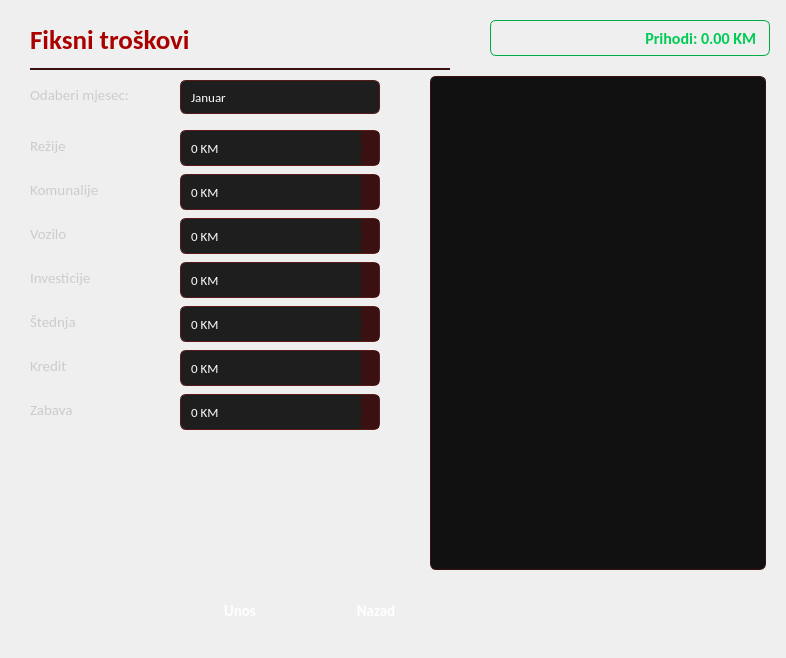
<?xml version="1.0" encoding="UTF-8"?>
<ui version="4.0">
 <class>fiksniTroskovi</class>
 <widget class="QDialog" name="fiksniTroskovi">
  <property name="geometry">
   <rect>
    <x>0</x>
    <y>0</y>
    <width>786</width>
    <height>658</height>
   </rect>
  </property>
  <property name="windowTitle">
   <string>Fiksni troškovi</string>
  </property>
  <property name="styleSheet">
   <string notr="true">
QDialog, QWidget {
    background: qlineargradient(x1:0, y1:0, x2:0, y2:1,
                                stop:0 #1a1a1a, stop:1 #000000);
}
QLabel {
    color: #cccccc;
    font-family: Calibri;
    font-size: 11pt;
    background: transparent;
}
QComboBox {
    background-color: #1e1e1e;
    color: #ffffff;
    border: 1px solid #5a1a1a;
    border-radius: 6px;
    padding: 4px 10px;
    font-family: Calibri;
    font-size: 10pt;
    min-height: 24px;
}
QComboBox:focus {
    border: 1px solid #b33a3a;
}
QComboBox::drop-down {
    border: none;
    width: 20px;
}
QComboBox QAbstractItemView {
    background-color: #1e1e1e;
    color: #ffffff;
    border: 1px solid #5a1a1a;
    selection-background-color: #b33a3a;
    outline: none;
}
QSpinBox {
    background-color: #1e1e1e;
    color: #ffffff;
    border: 1px solid #5a1a1a;
    border-radius: 6px;
    padding: 4px 8px;
    font-family: Calibri;
    font-size: 10pt;
    min-height: 26px;
}
QSpinBox:focus {
    border: 1px solid #b33a3a;
}
QSpinBox::up-button, QSpinBox::down-button {
    background-color: #3a1010;
    border: none;
    width: 18px;
    border-radius: 3px;
}
QSpinBox::up-button:hover, QSpinBox::down-button:hover {
    background-color: #b33a3a;
}
QPushButton {
    background: qlineargradient(x1:0, y1:0, x2:0, y2:1,
                                stop:0 #7a1f1f, stop:1 #b33a3a);
    color: white;
    border: none;
    border-radius: 8px;
    padding: 8px 16px;
    font-family: Calibri;
    font-size: 11pt;
    font-weight: bold;
}
QPushButton:hover {
    background: qlineargradient(x1:0, y1:0, x2:0, y2:1,
                                stop:0 #8a2323, stop:1 #c14444);
}
QPushButton:pressed {
    background: qlineargradient(x1:0, y1:0, x2:0, y2:1,
                                stop:0 #5c1515, stop:1 #8a2323);
}
QTableView {
    background-color: #111111;
    alternate-background-color: #1a1a1a;
    color: #e0e0e0;
    gridline-color: #2a2a2a;
    border: 1px solid #3a1010;
    border-radius: 6px;
    font-family: Calibri;
    font-size: 10pt;
    selection-background-color: #b33a3a;
    selection-color: white;
    outline: none;
}
QTableView::item {
    padding: 4px 8px;
    border: none;
}
QHeaderView::section {
    background-color: #2a0a0a;
    color: #ffffff;
    font-family: Calibri;
    font-size: 10pt;
    font-weight: bold;
    padding: 6px;
    border: none;
    border-bottom: 2px solid #b33a3a;
    border-right: 1px solid #1a1a1a;
}
QScrollBar:vertical {
    background: #111111;
    width: 10px;
    border-radius: 5px;
}
QScrollBar::handle:vertical {
    background: #b33a3a;
    border-radius: 5px;
    min-height: 20px;
}
QScrollBar::add-line:vertical, QScrollBar::sub-line:vertical { height: 0; }
   </string>
  </property>
  <widget class="QLabel" name="label">
   <property name="geometry">
    <rect>
     <x>30</x>
     <y>20</y>
     <width>360</width>
     <height>40</height>
    </rect>
   </property>
   <property name="styleSheet">
    <string notr="true">
QLabel {
    color: rgb(170,0,0);
    font-family: Calibri;
    font-size: 20pt;
    font-weight: bold;
    background: transparent;
}
    </string>
   </property>
   <property name="text">
    <string>Fiksni troškovi</string>
   </property>
  </widget>
  <widget class="QLabel" name="lblPrihodi">
   <property name="geometry">
    <rect>
     <x>490</x>
     <y>20</y>
     <width>280</width>
     <height>36</height>
    </rect>
   </property>
   <property name="styleSheet">
    <string notr="true">
QLabel {
    font-family: Calibri;
    font-size: 12pt;
    font-weight: bold;
    color: #00cc55;
    background: transparent;
    border: 1px solid #00aa44;
    border-radius: 6px;
    padding: 4px 10px;
}
    </string>
   </property>
   <property name="text">
    <string>Prihodi: 0.00 KM</string>
   </property>
   <property name="alignment">
    <set>Qt::AlignRight|Qt::AlignTrailing|Qt::AlignVCenter</set>
   </property>
  </widget>
  <widget class="QFrame" name="line">
   <property name="geometry">
    <rect>
     <x>30</x>
     <y>68</y>
     <width>420</width>
     <height>2</height>
    </rect>
   </property>
   <property name="styleSheet">
    <string notr="true">QFrame { background-color: #3a1010; border: none; }</string>
   </property>
   <property name="frameShape">
    <enum>QFrame::HLine</enum>
   </property>
  </widget>
  <widget class="QLabel" name="lblMjesec">
   <property name="geometry">
    <rect>
     <x>30</x>
     <y>82</y>
     <width>140</width>
     <height>26</height>
    </rect>
   </property>
   <property name="styleSheet">
    <string notr="true"/>
   </property>
   <property name="text">
    <string>Odaberi mjesec:</string>
   </property>
  </widget>
  <widget class="QComboBox" name="comboBox">
   <property name="geometry">
    <rect>
     <x>180</x>
     <y>80</y>
     <width>200</width>
     <height>34</height>
    </rect>
   </property>
   <item>
    <property name="text">
     <string>Januar</string>
    </property>
   </item>
   <item>
    <property name="text">
     <string>Februar</string>
    </property>
   </item>
   <item>
    <property name="text">
     <string>Mart</string>
    </property>
   </item>
   <item>
    <property name="text">
     <string>April</string>
    </property>
   </item>
   <item>
    <property name="text">
     <string>Maj</string>
    </property>
   </item>
   <item>
    <property name="text">
     <string>Juni</string>
    </property>
   </item>
   <item>
    <property name="text">
     <string>Juli</string>
    </property>
   </item>
   <item>
    <property name="text">
     <string>August</string>
    </property>
   </item>
   <item>
    <property name="text">
     <string>Septembar</string>
    </property>
   </item>
   <item>
    <property name="text">
     <string>Oktobar</string>
    </property>
   </item>
   <item>
    <property name="text">
     <string>Novembar</string>
    </property>
   </item>
   <item>
    <property name="text">
     <string>Decembar</string>
    </property>
   </item>
  </widget>
  <widget class="QLabel" name="label_2">
   <property name="geometry">
    <rect>
     <x>30</x>
     <y>132</y>
     <width>140</width>
     <height>28</height>
    </rect>
   </property>
   <property name="text">
    <string>Režije</string>
   </property>
  </widget>
  <widget class="QSpinBox" name="spinBox">
   <property name="geometry">
    <rect>
     <x>180</x>
     <y>130</y>
     <width>200</width>
     <height>36</height>
    </rect>
   </property>
   <property name="suffix">
    <string> KM</string>
   </property>
   <property name="maximum">
    <number>999999</number>
   </property>
  </widget>
  <widget class="QLabel" name="label_3">
   <property name="geometry">
    <rect>
     <x>30</x>
     <y>176</y>
     <width>140</width>
     <height>28</height>
    </rect>
   </property>
   <property name="text">
    <string>Komunalije</string>
   </property>
  </widget>
  <widget class="QSpinBox" name="spinBox_2">
   <property name="geometry">
    <rect>
     <x>180</x>
     <y>174</y>
     <width>200</width>
     <height>36</height>
    </rect>
   </property>
   <property name="suffix">
    <string> KM</string>
   </property>
   <property name="maximum">
    <number>999999</number>
   </property>
  </widget>
  <widget class="QLabel" name="label_4">
   <property name="geometry">
    <rect>
     <x>30</x>
     <y>220</y>
     <width>140</width>
     <height>28</height>
    </rect>
   </property>
   <property name="text">
    <string>Vozilo</string>
   </property>
  </widget>
  <widget class="QSpinBox" name="spinBox_3">
   <property name="geometry">
    <rect>
     <x>180</x>
     <y>218</y>
     <width>200</width>
     <height>36</height>
    </rect>
   </property>
   <property name="suffix">
    <string> KM</string>
   </property>
   <property name="maximum">
    <number>999999</number>
   </property>
  </widget>
  <widget class="QLabel" name="label_5">
   <property name="geometry">
    <rect>
     <x>30</x>
     <y>264</y>
     <width>140</width>
     <height>28</height>
    </rect>
   </property>
   <property name="text">
    <string>Investicije</string>
   </property>
  </widget>
  <widget class="QSpinBox" name="spinBox_4">
   <property name="geometry">
    <rect>
     <x>180</x>
     <y>262</y>
     <width>200</width>
     <height>36</height>
    </rect>
   </property>
   <property name="suffix">
    <string> KM</string>
   </property>
   <property name="maximum">
    <number>999999</number>
   </property>
  </widget>
  <widget class="QLabel" name="label_6">
   <property name="geometry">
    <rect>
     <x>30</x>
     <y>308</y>
     <width>140</width>
     <height>28</height>
    </rect>
   </property>
   <property name="text">
    <string>Štednja</string>
   </property>
  </widget>
  <widget class="QSpinBox" name="spinBox_5">
   <property name="geometry">
    <rect>
     <x>180</x>
     <y>306</y>
     <width>200</width>
     <height>36</height>
    </rect>
   </property>
   <property name="suffix">
    <string> KM</string>
   </property>
   <property name="maximum">
    <number>999999</number>
   </property>
  </widget>
  <widget class="QLabel" name="label_7">
   <property name="geometry">
    <rect>
     <x>30</x>
     <y>352</y>
     <width>140</width>
     <height>28</height>
    </rect>
   </property>
   <property name="text">
    <string>Kredit</string>
   </property>
  </widget>
  <widget class="QSpinBox" name="spinBox_6">
   <property name="geometry">
    <rect>
     <x>180</x>
     <y>350</y>
     <width>200</width>
     <height>36</height>
    </rect>
   </property>
   <property name="suffix">
    <string> KM</string>
   </property>
   <property name="maximum">
    <number>999999</number>
   </property>
  </widget>
  <widget class="QLabel" name="label_8">
   <property name="geometry">
    <rect>
     <x>30</x>
     <y>396</y>
     <width>140</width>
     <height>28</height>
    </rect>
   </property>
   <property name="text">
    <string>Zabava</string>
   </property>
  </widget>
  <widget class="QSpinBox" name="spinBox_7">
   <property name="geometry">
    <rect>
     <x>180</x>
     <y>394</y>
     <width>200</width>
     <height>36</height>
    </rect>
   </property>
   <property name="suffix">
    <string> KM</string>
   </property>
   <property name="maximum">
    <number>999999</number>
   </property>
  </widget>
  <widget class="QTableView" name="trenutnoStanje">
   <property name="geometry">
    <rect>
     <x>430</x>
     <y>76</y>
     <width>336</width>
     <height>494</height>
    </rect>
   </property>
   <property name="styleSheet">
    <string notr="true">QTableView QLineEdit {
    background-color: #1e1e1e;
    color: #ffffff;
    border: 1px solid #b33a3a;
}</string>
   </property>
   <property name="alternatingRowColors">
    <bool>true</bool>
   </property>
   <property name="selectionBehavior">
    <enum>QAbstractItemView::SelectRows</enum>
   </property>
   <property name="showGrid">
    <bool>false</bool>
   </property>
  </widget>
  <widget class="QPushButton" name="pushButton">
   <property name="geometry">
    <rect>
     <x>180</x>
     <y>590</y>
     <width>120</width>
     <height>42</height>
    </rect>
   </property>
   <property name="text">
    <string>Unos</string>
   </property>
  </widget>
  <widget class="QPushButton" name="pushButton_2">
   <property name="geometry">
    <rect>
     <x>316</x>
     <y>590</y>
     <width>120</width>
     <height>42</height>
    </rect>
   </property>
   <property name="text">
    <string>Nazad</string>
   </property>
  </widget>
 </widget>
 <resources/>
 <connections/>
</ui>
